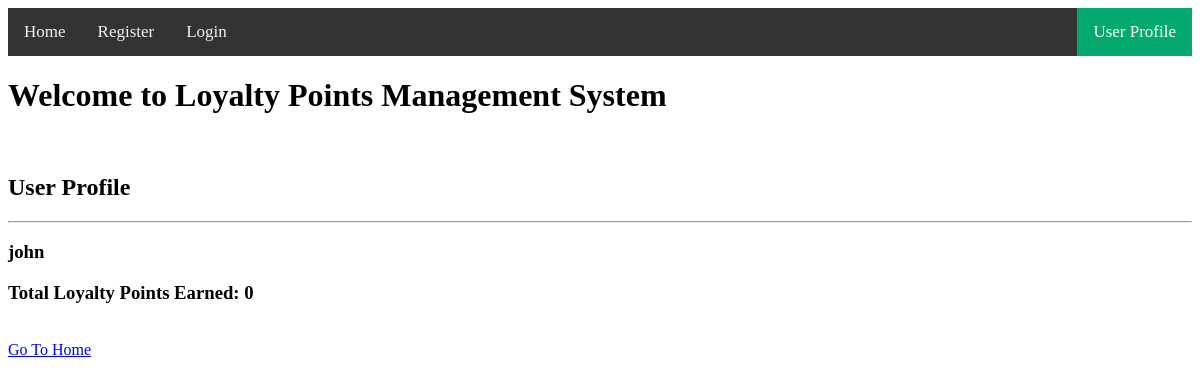
The app's page /profile (signed in), older data.
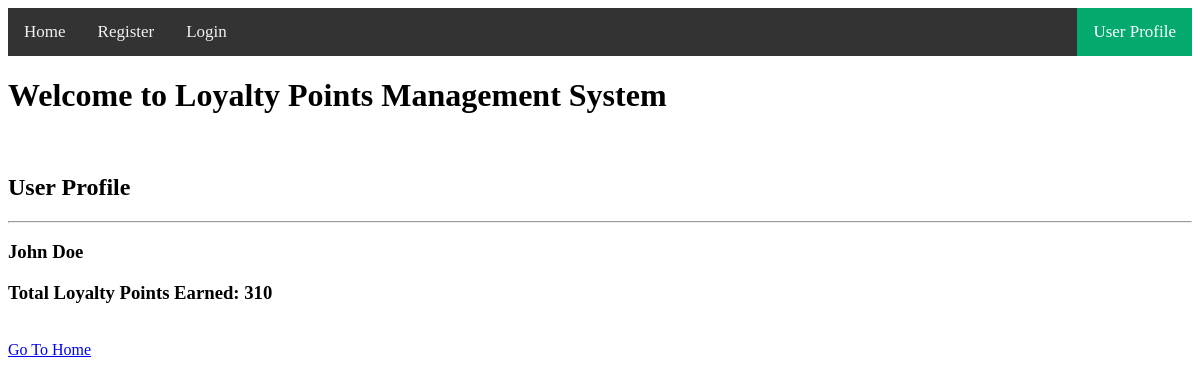
The same page, newer data.
### tables this page shows
CREATE TABLE user(id INTEGER PRIMARY KEY AUTOINCREMENT, name text, password text, loyalty_points INTEGER);

### main.py (the view)
@app.route('/profile', methods=['GET'])
def profile():
    if not session.get("username"):
        print('user not logged in')
        return render_template('login.html')
    else:
        print('user logged in: ' + session.get("username"))
        user_id = session["user_id"]
        conn = get_db_connection()
        user = conn.execute(
            'SELECT * FROM user WHERE id="{user_id}"'.
                format(user_id=user_id)).fetchone()
        conn.close()
        print('user["loyalty_points"]: ', user["loyalty_points"])
        return render_template('profile.html',
                               username=user["name"],
                               total_loyalty_points=user["loyalty_points"])

### main.py (called while the page is built)
def get_db_connection():
    conn = sqlite3.connect('loyalty_points.db')
    conn.row_factory = sqlite3.Row
    return conn

### templates/profile.html (shortened to what this page needs)
<!DOCTYPE html>
<html lang="en">
<head>
</head>
<body>
<div class="topnav">
    <a href="/">Home</a>
    <a href="/register">Register</a>
    <a href="/login">Login</a>
    <a class="active" href="/profile" style="float: right">User Profile</a>
</div>
<h1>Welcome to Loyalty Points Management System</h1>
<br/>
<h2>User Profile</h2>
<hr/>
<h3>{{ username }}</h3>
<h3>Total Loyalty Points Earned: {{ total_loyalty_points }}</h3>
<br/>
<a href="/">Go To Home</a>
</body>
</html>

### templates/profile.html (style rules this page uses)
.topnav { background-color: #333; overflow: hidden; }
.topnav a { float: left; color: #f2f2f2; text-align: center; padding: 14px 16px; text-decoration: none; font-size: 17px; }
.topnav a.active { background-color: #04AA6D; color: white; }

Row changes from the older to the newer data that the page shows:
changed user: name "john" → "John Doe"; loyalty_points (not shown) → "310"
Text that changed along with them:
{{ total_loyalty_points }}: "0" → (not shown)
